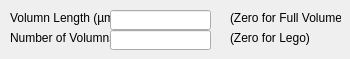
             <widget class="QWidget" name="RegularFlag">
              <attribute name="title">
               <string>Regular</string>
              </attribute>
              <widget class="QLabel" name="VolumnLengthlabel">
               <property name="geometry">
                <rect>
                 <x>10</x>
                 <y>10</y>
                 <width>101</width>
                 <height>16</height>
                </rect>
               </property>
               <property name="text">
                <string>Volumn Length (µm)</string>
               </property>
              </widget>
              <widget class="QLineEdit" name="VolumnLengthlineEdit">
               <property name="geometry">
                <rect>
                 <x>110</x>
                 <y>10</y>
                 <width>101</width>
                 <height>20</height>
                </rect>
               </property>
               <property name="toolTip">
                <string>Enter the volume length in um</string>
               </property>
               <property name="text">
                <string/>
               </property>
               <property name="placeholderText">
                <string/>
               </property>
              </widget>
              <widget class="QLabel" name="FullVolumnlabel">
               <property name="geometry">
                <rect>
                 <x>230</x>
                 <y>10</y>
                 <width>111</width>
                 <height>16</height>
                </rect>
               </property>
               <property name="text">
                <string>(Zero for Full Volume)</string>
               </property>
              </widget>
              <widget class="QLabel" name="VolumnNumberlabel">
               <property name="geometry">
                <rect>
                 <x>10</x>
                 <y>30</y>
                 <width>101</width>
                 <height>16</height>
                </rect>
               </property>
               <property name="text">
                <string>Number of Volumns</string>
               </property>
              </widget>
              <widget class="QLineEdit" name="VolumnNumberlineEdit">
               <property name="geometry">
                <rect>
                 <x>110</x>
                 <y>30</y>
                 <width>101</width>
                 <height>20</height>
                </rect>
               </property>
               <property name="toolTip">
                <string>Enter the number of volumes to be generated</string>
               </property>
               <property name="text">
                <string/>
               </property>
               <property name="placeholderText">
                <string/>
               </property>
              </widget>
              <widget class="QLabel" name="Legolabel">
               <property name="geometry">
                <rect>
                 <x>230</x>
                 <y>30</y>
                 <width>91</width>
                 <height>16</height>
                </rect>
               </property>
               <property name="text">
                <string>(Zero for Lego)</string>
               </property>
              </widget>
             </widget>
